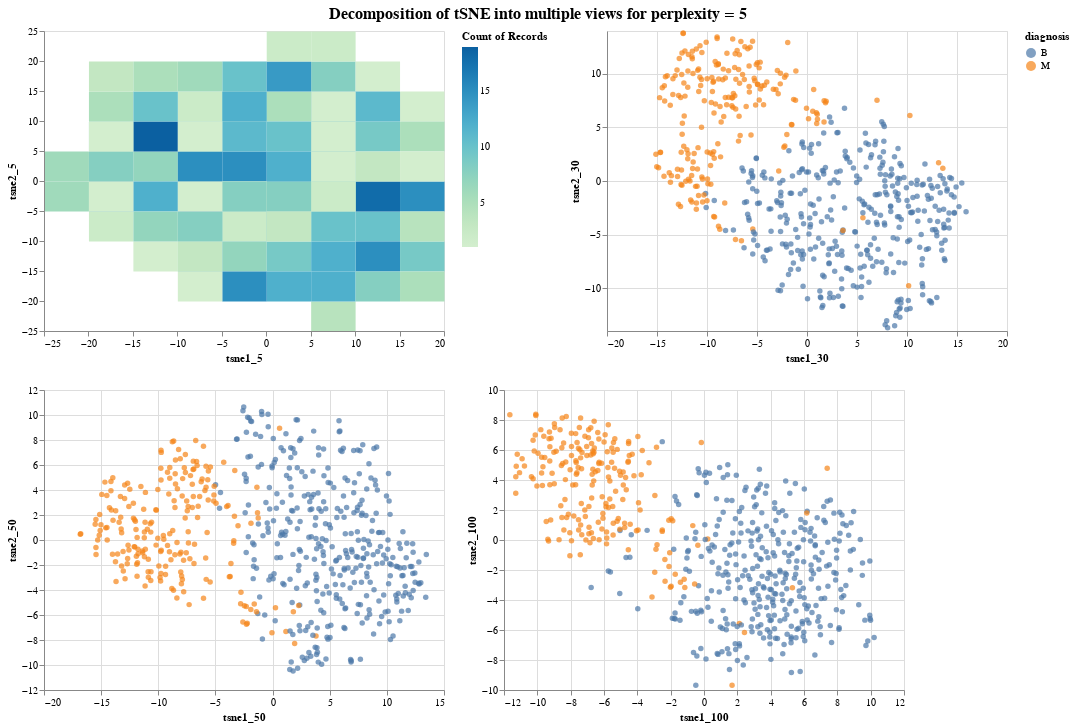

Notebook cell for this chart:
### Markdown cell above
- Dimension: D = >2
- Data abstraction: n numeric, one categorical
- Encoding: position (x & y-axis), area,  color, points.
- Interaction: tooltip, brushing and linking
- Layout: Juxtaposition (horizontal&vertical concatenation)

### Code cell
#for when perplexity is 5
brush = alt.selection_interval()
color = alt.Color('count()', scale=alt.Scale(scheme='greenblue'))

base_heatmap = alt.Chart(tsne_para).mark_rect().encode(
    color=color,
    tooltip= ['diagnosis:N', 'count():Q']
).add_selection(
    brush
)

chart_heatmap = base_heatmap.encode(
    x = alt.X('tsne1_5:Q',bin=alt.Bin(maxbins=20), title="tsne1_5"),
    y = alt.Y('tsne2_5:Q',bin=alt.Bin(maxbins=20), title="tsne2_5"),
)


base_scatter = alt.Chart(tsne_para).mark_circle().encode(
    color= alt.Color('diagnosis:N', legend=None),
    tooltip= ['diagnosis:N']
).transform_filter(
    brush
)

chart2 = base_scatter.encode(
    x=alt.X('tsne1_30:Q',),
    y=alt.Y('tsne2_30:Q',),
    color= alt.Color('diagnosis:N',),
)

chart3 = base_scatter.encode(
    x=alt.X('tsne1_50:Q',),
    y=alt.Y('tsne2_50:Q',)
)

chart4 = base_scatter.encode(
    x=alt.X('tsne1_100:Q',),
    y=alt.Y('tsne2_100:Q',)
)


all_viz_5= (chart_heatmap | chart2) & (chart3 | chart4) 
#tsne_scatter= alt.hconcat(chart2, chart3, chart4)

all_viz_5.properties(
    title= 'Decomposition of tSNE into multiple views for perplexity = 5'
).configure_title(
    anchor= 'middle',
    fontSize=16  
)

### Figure 1 — Vega-Lite specification as saved in the notebook (floating-point values rounded to 4 significant figures; data arrays with more than 128 entries replaced by an {"elided": "..."} marker saying what was removed)
{"config": {"view": {"continuousWidth": 400, "continuousHeight": 300}, "title": {"anchor": "middle", "fontSize": 16}}, "vconcat": [{"hconcat": [{"mark": "rect", "encoding": {"color": {"type": "quantitative", "aggregate": "count", "scale": {"scheme": "greenblue"}}, "tooltip": [{"type": "nominal", "field": "diagnosis"}, {"type": "quantitative", "aggregate": "count"}], "x": {"type": "quantitative", "bin": {"maxbins": 20}, "field": "tsne1_5", "title": "tsne1_5"}, "y": {"type": "quantitative", "bin": {"maxbins": 20}, "field": "tsne2_5", "title": "tsne2_5"}}, "selection": {"selector006": {"type": "interval"}}}, {"mark": "circle", "encoding": {"color": {"type": "nominal", "field": "diagnosis"}, "tooltip": [{"type": "nominal", "field": "diagnosis"}], "x": {"type": "quantitative", "field": "tsne1_30"}, "y": {"type": "quantitative", "field": "tsne2_30"}}, "transform": [{"filter": {"selection": "selector006"}}]}]}, {"hconcat": [{"mark": "circle", "encoding": {"color": {"type": "nominal", "field": "diagnosis", "legend": null}, "tooltip": [{"type": "nominal", "field": "diagnosis"}], "x": {"type": "quantitative", "field": "tsne1_50"}, "y": {"type": "quantitative", "field": "tsne2_50"}}, "transform": [{"filter": {"selection": "selector006"}}]}, {"mark": "circle", "encoding": {"color": {"type": "nominal", "field": "diagnosis", "legend": null}, "tooltip": [{"type": "nominal", "field": "diagnosis"}], "x": {"type": "quantitative", "field": "tsne1_100"}, "y": {"type": "quantitative", "field": "tsne2_100"}}, "transform": [{"filter": {"selection": "selector006"}}]}]}], "data": {"name": "data-b687003e07fb13c305b5423d0fc22258"}, "title": "Decomposition of tSNE into multiple views for perplexity = 5", "$schema": "https://vega.github.io/schema/vega-lite/v4.8.1.json", "datasets": {"data-b687003e07fb13c305b5423d0fc22258": {"elided": "569 records"}}}
